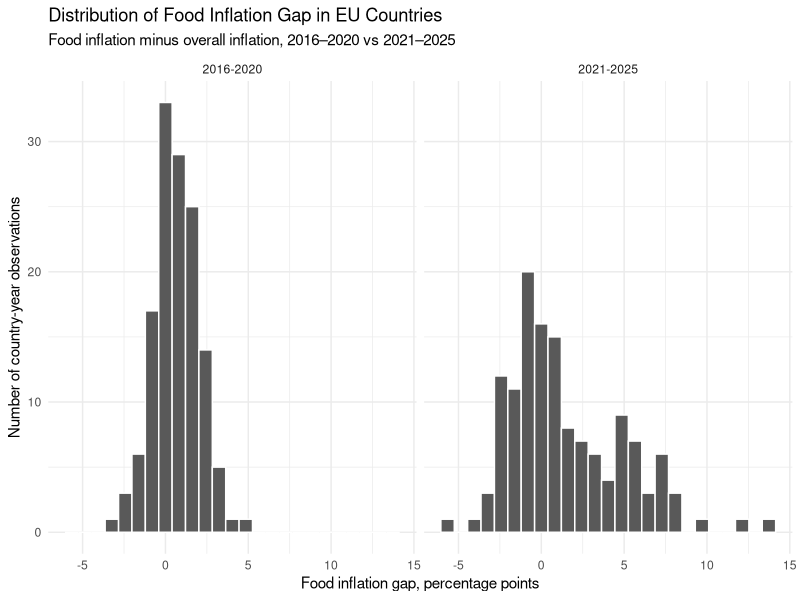
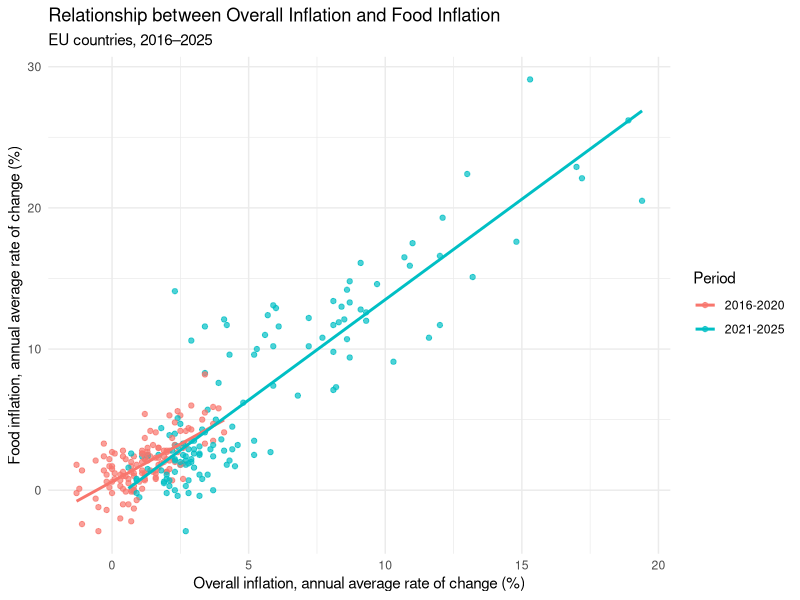
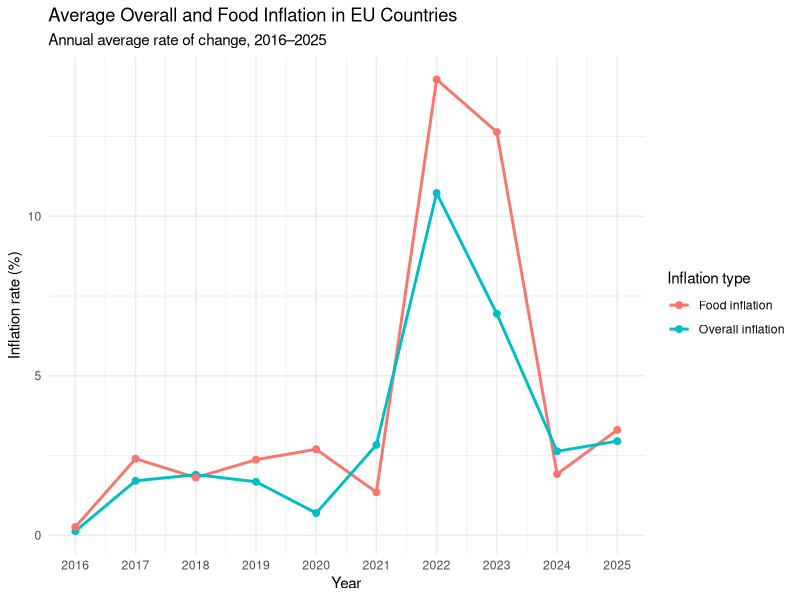
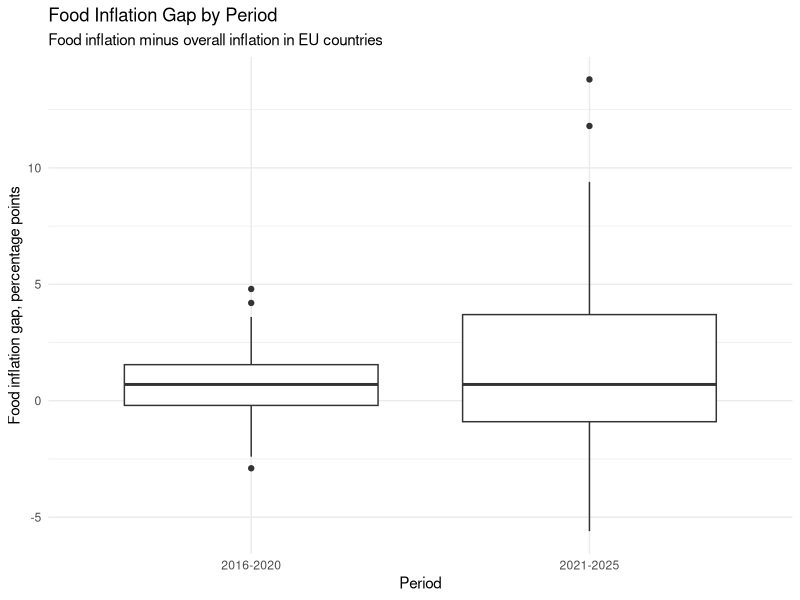

These figures' R source, in order:
#packages
library(tidyverse)
library(dplyr)

#dataset load
hicp <- read.csv("prc_hicp_aind__custom_21166576_linear.csv")

#count of rows and variables(columns)
dim(hicp)

#column names
names(hicp)

#structure of dataset
str(hicp)

#key variables
unique(hicp$coicop)
unique(hicp$geo)
unique(hicp$TIME_PERIOD)
unique(hicp$unit)

#number of observations(hicp/food)
table(hicp$coicop)

#to ensure that there are actually 27 countries in the dataset
length(unique(hicp$geo))

#renaming variables for easier work
hicp_clean <- hicp %>%
  rename(
    country = geo,
    year = TIME_PERIOD,
    inflation = OBS_VALUE,
    category = coicop
  )

#filter the data we actually need for our analysis
hicp_clean <- hicp_clean %>%
  select(country, year, category, inflation, unit)

#check for NA
colSums(is.na(hicp_clean))

#divide the data to 2 time periods
hicp_clean <- hicp_clean %>%
  mutate(
    period = case_when(
      year >= 2016 & year <= 2020 ~ "2016-2020",
      year >= 2021 & year <= 2025 ~ "2021-2025",
      TRUE ~ NA_character_
    )
  )

#category as two separete columns
hicp_final <- hicp_clean %>%
  pivot_wider(
    names_from = category,
    values_from = inflation
  )

#renaming the inflation variables
hicp_final <- hicp_final %>%
  rename(
    overall_inflation = `All-items HICP`,
    food_inflation = Food
  )

#creating two new variables to compare inflation
hicp_final <- hicp_final %>%
  mutate(
    food_inflation_gap = food_inflation-overall_inflation,
    food_overall_ratio = food_inflation/overall_inflation
  )

#check for outlying data
hicp_final %>%
  slice_max(food_inflation, n = 10) %>%
  select(country, year, period, overall_inflation, food_inflation, food_inflation_gap)

hicp_final %>%
  slice_max(overall_inflation, n = 10) %>%
  select(country, year, period, overall_inflation, food_inflation, food_inflation_gap)

hicp_final %>%
  slice_min(food_inflation, n = 10) %>%
  select(country, year, period, overall_inflation, food_inflation, food_inflation_gap)

hicp_final %>%
  slice_min(overall_inflation, n = 10) %>%
  select(country, year, period, overall_inflation, food_inflation, food_inflation_gap)

#checking the problematic values for the ratio, as when the overall inflation is equal to 0, the ratio is infinite, we will not use them
hicp_final %>% 
  filter(overall_inflation == 0) %>% 
  print(n = Inf)

hicp_no_NA <- hicp_final %>%
  mutate(food_overall_ratio = ifelse(is.finite(food_overall_ratio), food_overall_ratio, NA))

mainstats <- hicp_no_NA %>%
  group_by(period) %>%
  summarise(
    n = n(),
    across(
      c(overall_inflation, food_inflation, food_inflation_gap, food_overall_ratio),
      list(mean = mean, median = median, sd = sd, min = min, max = max),
      na.rm = TRUE,
      .names = "{.fn}_{.col}"
    )
  )
print(mainstats, width = Inf)

#main comparison table
hicp_final %>%
  group_by(period) %>%
  summarise(
    across(
      c(overall_inflation, food_inflation, food_inflation_gap), 
      ~ mean(.x, na.rm = TRUE), 
      .names = "avg_{.col}"
    ),
    avg_food_overall_ratio = mean(food_overall_ratio[is.finite(food_overall_ratio)], na.rm = TRUE),
    n = n()
  )

#counting the ratio between the overall inflation and food inflation
hicp_final %>%
  group_by(period) %>%
  summarise(
    avg_overall_inflation = mean(overall_inflation, na.rm = TRUE),
    avg_food_inflation = mean(food_inflation, na.rm = TRUE),
    avg_food_inflation_gap = mean(food_inflation_gap, na.rm = TRUE),
    food_to_overall_ratio = avg_food_inflation / avg_overall_inflation,
    n = n()
  )
  
#histogram - food inflation gap by time periods
ggplot(hicp_final, aes(x = food_inflation_gap)) +
  geom_histogram(bins = 25, color = "white") +
  facet_wrap(~ period) +
  labs(
    title = "Distribution of Food Inflation Gap in EU Countries",
    subtitle = "Food inflation minus overall inflation, 2016–2020 vs 2021–2025",
    x = "Food inflation gap, percentage points",
    y = "Number of country-year observations"
  ) +
  theme_minimal()

#scatterplot - relationship between overall inflation and food inflation
ggplot(
  hicp_final,
  aes(x = overall_inflation, y = food_inflation, color = period)
) +
  geom_point(alpha = 0.7) +
  geom_smooth(method = "lm", se = FALSE) +
  labs(
    title = "Relationship between Overall Inflation and Food Inflation",
    subtitle = "EU countries, 2016–2025",
    x = "Overall inflation, annual average rate of change (%)",
    y = "Food inflation, annual average rate of change (%)",
    color = "Period"
  ) +
  theme_minimal()

#graph - average inflation (overall/food) by year across the EU countries
avg_by_year <- hicp_final %>%
  group_by(year) %>%
  summarise(
    average_overall_inflation = mean(overall_inflation, na.rm = TRUE),
    average_food_inflation = mean(food_inflation, na.rm = TRUE)
  )

avg_by_year_for_easier_work <- avg_by_year %>%
  pivot_longer(
    cols = c(average_overall_inflation, average_food_inflation),
    names_to = "inflation_type",
    values_to = "inflation_rate"
  ) %>%
  mutate(
    inflation_type = case_when(
      inflation_type == "average_overall_inflation" ~ "Overall inflation",
      inflation_type == "average_food_inflation" ~ "Food inflation"
    )
  )

ggplot(
  avg_by_year_for_easier_work,
  aes(x = year, y = inflation_rate, color = inflation_type)
) +
  geom_line(linewidth = 1) +
  geom_point(size = 2) +
  scale_x_continuous(
    breaks = 2016:2025
  ) + 
  labs(
    title = "Average Overall and Food Inflation in EU Countries",
    subtitle = "Annual average rate of change, 2016–2025",
    x = "Year",
    y = "Inflation rate (%)",
    color = "Inflation type"
  ) +
  theme_minimal()

#boxplot of inflation gap by period
ggplot(hicp_final, aes(x = period, y = food_inflation_gap)) +
  geom_boxplot() +
  labs(
    title = "Food Inflation Gap by Period",
    subtitle = "Food inflation minus overall inflation in EU countries",
    x = "Period",
    y = "Food inflation gap, percentage points"
  ) +
  theme_minimal()

#correlation of food & overall inflations
cor(
  hicp_final$overall_inflation,
  hicp_final$food_inflation,
  use = "complete.obs"
)

#correlation by period
hicp_final %>%
  group_by(period) %>%
  summarise(
    correlation = cor(overall_inflation, food_inflation, use = "complete.obs"),
    n = n()
  )
